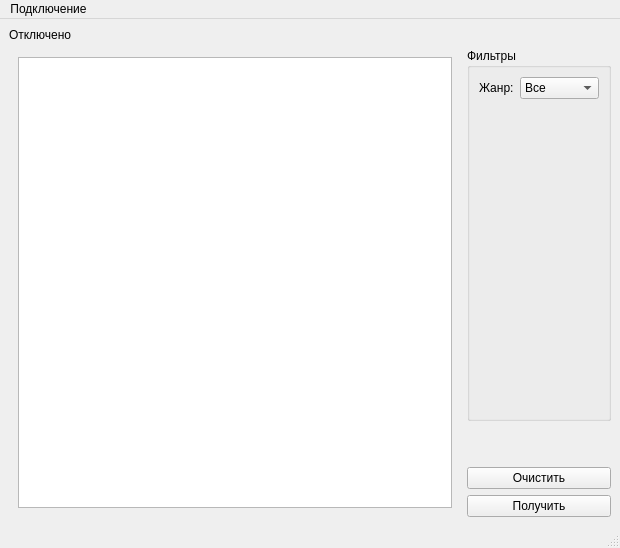
<?xml version="1.0" encoding="UTF-8"?>
<ui version="4.0">
 <class>MainWindow</class>
 <widget class="QMainWindow" name="MainWindow">
  <property name="geometry">
   <rect>
    <x>0</x>
    <y>0</y>
    <width>620</width>
    <height>548</height>
   </rect>
  </property>
  <property name="sizePolicy">
   <sizepolicy hsizetype="Preferred" vsizetype="Expanding">
    <horstretch>0</horstretch>
    <verstretch>0</verstretch>
   </sizepolicy>
  </property>
  <property name="windowTitle">
   <string>MainWindow</string>
  </property>
  <widget class="QWidget" name="centralwidget">
   <layout class="QGridLayout" name="gridLayout">
    <item row="0" column="0">
     <widget class="QLabel" name="lb_statusConnect">
      <property name="sizePolicy">
       <sizepolicy hsizetype="Preferred" vsizetype="Maximum">
        <horstretch>0</horstretch>
        <verstretch>0</verstretch>
       </sizepolicy>
      </property>
      <property name="text">
       <string>Отключено</string>
      </property>
     </widget>
    </item>
    <item row="2" column="1">
     <spacer name="verticalSpacer">
      <property name="orientation">
       <enum>Qt::Vertical</enum>
      </property>
      <property name="sizeType">
       <enum>QSizePolicy::Fixed</enum>
      </property>
      <property name="sizeHint" stdset="0">
       <size>
        <width>20</width>
        <height>40</height>
       </size>
      </property>
     </spacer>
    </item>
    <item row="3" column="1">
     <widget class="QPushButton" name="pb_clear">
      <property name="sizePolicy">
       <sizepolicy hsizetype="Minimum" vsizetype="Maximum">
        <horstretch>0</horstretch>
        <verstretch>0</verstretch>
       </sizepolicy>
      </property>
      <property name="text">
       <string>Очистить</string>
      </property>
     </widget>
    </item>
    <item row="1" column="0" rowspan="4">
     <widget class="QWidget" name="TableWid" native="true">
      <layout class="QVBoxLayout" name="verticalLayout">
       <item>
        <layout class="QVBoxLayout" name="verticalLayout_2">
         <item>
          <widget class="QTableView" name="tbView"/>
         </item>
        </layout>
       </item>
      </layout>
     </widget>
    </item>
    <item row="1" column="1">
     <widget class="QGroupBox" name="gb_filters">
      <property name="sizePolicy">
       <sizepolicy hsizetype="Preferred" vsizetype="Minimum">
        <horstretch>0</horstretch>
        <verstretch>0</verstretch>
       </sizepolicy>
      </property>
      <property name="title">
       <string>Фильтры</string>
      </property>
      <layout class="QFormLayout" name="formLayout">
       <item row="0" column="0">
        <widget class="QLabel" name="lb_category">
         <property name="text">
          <string>Жанр:</string>
         </property>
        </widget>
       </item>
       <item row="0" column="1">
        <widget class="QComboBox" name="cb_category">
         <item>
          <property name="text">
           <string>Все</string>
          </property>
         </item>
         <item>
          <property name="text">
           <string>Комедия</string>
          </property>
         </item>
         <item>
          <property name="text">
           <string>Ужасы</string>
          </property>
         </item>
        </widget>
       </item>
      </layout>
     </widget>
    </item>
    <item row="4" column="1">
     <widget class="QPushButton" name="pb_request">
      <property name="sizePolicy">
       <sizepolicy hsizetype="Minimum" vsizetype="Maximum">
        <horstretch>0</horstretch>
        <verstretch>0</verstretch>
       </sizepolicy>
      </property>
      <property name="text">
       <string>Получить</string>
      </property>
     </widget>
    </item>
   </layout>
  </widget>
  <widget class="QMenuBar" name="menubar">
   <property name="geometry">
    <rect>
     <x>0</x>
     <y>0</y>
     <width>620</width>
     <height>22</height>
    </rect>
   </property>
   <widget class="QMenu" name="menu">
    <property name="title">
     <string>Подключение</string>
    </property>
    <addaction name="act_addData"/>
    <addaction name="separator"/>
    <addaction name="act_connect"/>
   </widget>
   <addaction name="menu"/>
  </widget>
  <widget class="QStatusBar" name="statusbar"/>
  <action name="act_connect">
   <property name="text">
    <string>Подключиться</string>
   </property>
  </action>
  <action name="act_addData">
   <property name="text">
    <string>Ввести данные</string>
   </property>
  </action>
 </widget>
 <resources/>
 <connections/>
</ui>
